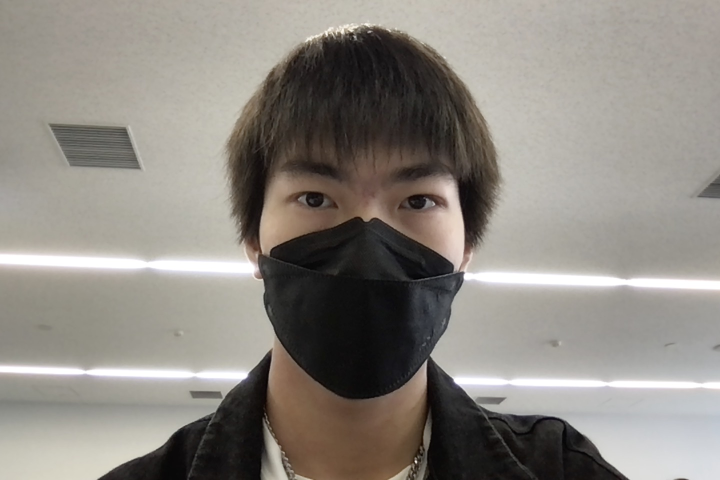
//> input picture 01_2024-04-16/src/photo.jpg, 1440 x 960 px, given in place of the camera (shown at 1/2 size)
$ ./kadai03-01   (built with g++ and OpenCV 4)
//> lines starting //> are read from the running program, lines starting //| are printed output that depends on the picture; after the words box and inside, x2 and y2 are one past the last pixel; in counts of white or black regions, pixels touching at a corner belong together
//g++ dip03.cpp -std=c++11 `pkg-config --cflags --libs opencv4`
#include <iostream>  //入出力関連ヘッダ
#include <opencv2/opencv.hpp>  //OpenCV関連ヘッダ

int main (int argc, const char* argv[])
{
    //カメラ0番をオープン
    cv::VideoCapture capture(0);

    //カメラがオープンできたかどうかをチェック
    if(capture.isOpened() == 0){
        printf("Camera not found\n");
        return -1;
    }

    //画像格納用インスタンス準備
    //処理画像サイズ
    int width = 640, height = 360;

    //キャプチャ用
    cv::Mat captureImage;

    //処理用
    cv::Mat frameImage = cv::Mat(cv::Size(width, height), CV_8UC3);
    cv::Mat grayImage;

    //ファイル出力用
    cv::Mat recImage = cv::Mat(cv::Size(width, height), CV_8UC3);

    //ウィンドウの生成と移動
    cv::namedWindow("Frame");
    cv::moveWindow("Frame", 0,0);
    cv::namedWindow("Result");
    cv::moveWindow("Result", 0,height);
    cv::namedWindow("Binary");
    cv::moveWindow("Binary",width,0);

    //ビデオライタ生成
    //mp4
    cv::VideoWriter rec("rec.mp4", cv::VideoWriter::fourcc('M', 'P', '4', 'V'), 30, recImage.size());

    //2値化画像の保存用
    cv::Mat binImage;

    //動画処理を10秒間だけ行う
    for(int i = 0; i < 30*10; i++){
        //カメラから1フレーム読み込んでcaptureImageに格納（CV_8UC3）
        capture >> captureImage;
//> captureImage is the input picture: 960 rows x 1440 cols, CV_8UC3; mean B, G, R 128.8, 135.5, 140.4

        //captureImageをframeImageに合わせてサイズ変換して格納
        cv::resize(captureImage, frameImage, frameImage.size());
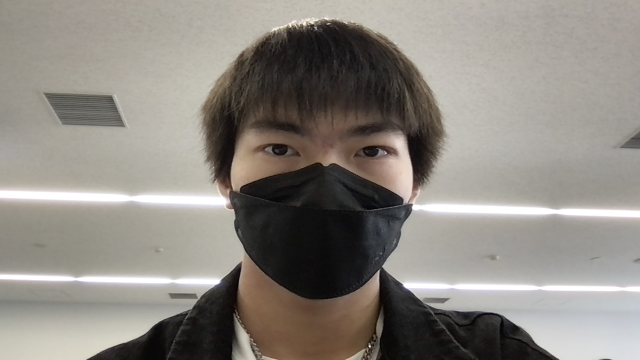
//> frameImage: 360 rows x 640 cols, CV_8UC3; mean B, G, R 128.8, 135.5, 140.4

        //画像処理
        cv::cvtColor(frameImage, grayImage, cv::COLOR_BGR2GRAY);
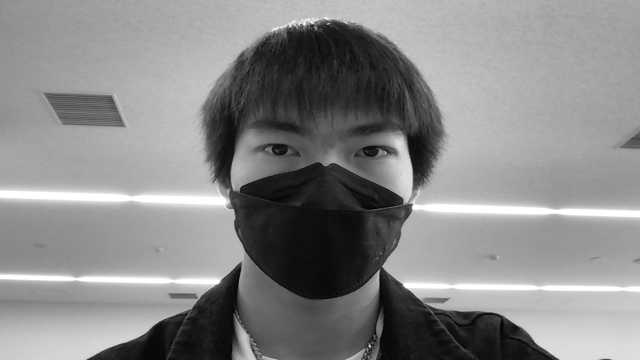
//> grayImage: 360 rows x 640 cols, CV_8UC1; min 1, max 255, mean 136.2

        //2値化
        //顔がある程度認識できる閾値
        cv::threshold(grayImage, binImage, 80, 255, cv::THRESH_BINARY);
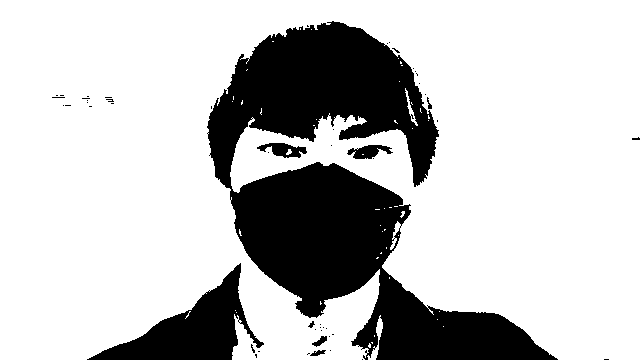
//> binImage: 360 rows x 640 cols, CV_8UC1; 76.4% white; 52 black regions (44 under 20 px), largest, box (x1, y1, x2, y2) and area: (207, 21, 558, 360) 46977, (87, 263, 264, 360) 6236, (257, 143, 307, 158) 417

        //ウィンドウへの画像の表示
        cv::imshow("Frame", frameImage);
        cv::imshow("Result", grayImage);
        cv::imshow("Binary", binImage);

        //動画ファイルの書き出し
        //2値化画像をカラー画像に変換
        cv::cvtColor(binImage, recImage, cv::COLOR_GRAY2BGR);
        //ビデオライタに画像出力
        rec << recImage;

        //キー入力待ち
        char key = cv::waitKey(30);
        if(key == 'q') break;
    }


    return 0;
}
